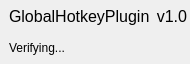
<?xml version="1.0" encoding="UTF-8"?>
<ui version="4.0">
 <class>PluginItem</class>
 <widget class="QWidget" name="PluginItem">
  <property name="geometry">
   <rect>
    <x>0</x>
    <y>0</y>
    <width>189</width>
    <height>64</height>
   </rect>
  </property>
  <property name="sizePolicy">
   <sizepolicy hsizetype="Expanding" vsizetype="Fixed">
    <horstretch>0</horstretch>
    <verstretch>0</verstretch>
   </sizepolicy>
  </property>
  <property name="minimumSize">
   <size>
    <width>0</width>
    <height>64</height>
   </size>
  </property>
  <property name="maximumSize">
   <size>
    <width>16777215</width>
    <height>64</height>
   </size>
  </property>
  <property name="windowTitle">
   <string>Form</string>
  </property>
  <property name="autoFillBackground">
   <bool>true</bool>
  </property>
  <layout class="QVBoxLayout" name="verticalLayout_2">
   <property name="spacing">
    <number>0</number>
   </property>
   <property name="leftMargin">
    <number>0</number>
   </property>
   <property name="topMargin">
    <number>0</number>
   </property>
   <property name="rightMargin">
    <number>0</number>
   </property>
   <property name="bottomMargin">
    <number>0</number>
   </property>
   <item>
    <widget class="QWidget" name="horizontalWidget_3" native="true">
     <property name="sizePolicy">
      <sizepolicy hsizetype="Preferred" vsizetype="Expanding">
       <horstretch>0</horstretch>
       <verstretch>0</verstretch>
      </sizepolicy>
     </property>
     <layout class="QHBoxLayout" name="horizontalLayout_3">
      <property name="leftMargin">
       <number>0</number>
      </property>
      <property name="topMargin">
       <number>0</number>
      </property>
      <property name="rightMargin">
       <number>0</number>
      </property>
      <property name="bottomMargin">
       <number>0</number>
      </property>
      <item>
       <widget class="QLabel" name="label_5">
        <property name="maximumSize">
         <size>
          <width>0</width>
          <height>0</height>
         </size>
        </property>
        <property name="styleSheet">
         <string notr="true">background: black;</string>
        </property>
        <property name="text">
         <string/>
        </property>
        <property name="scaledContents">
         <bool>true</bool>
        </property>
       </widget>
      </item>
      <item>
       <layout class="QVBoxLayout" name="verticalLayout">
        <property name="sizeConstraint">
         <enum>QLayout::SetDefaultConstraint</enum>
        </property>
        <property name="leftMargin">
         <number>3</number>
        </property>
        <property name="topMargin">
         <number>3</number>
        </property>
        <property name="rightMargin">
         <number>3</number>
        </property>
        <property name="bottomMargin">
         <number>3</number>
        </property>
        <item>
         <layout class="QHBoxLayout" name="horizontalLayout_2">
          <item>
           <widget class="QLabel" name="nameLabel">
            <property name="font">
             <font>
              <pointsize>12</pointsize>
             </font>
            </property>
            <property name="text">
             <string>GlobalHotkeyPlugin</string>
            </property>
           </widget>
          </item>
          <item>
           <widget class="QLabel" name="versionLabel">
            <property name="font">
             <font>
              <pointsize>12</pointsize>
             </font>
            </property>
            <property name="text">
             <string>v1.0</string>
            </property>
            <property name="alignment">
             <set>Qt::AlignRight|Qt::AlignTrailing|Qt::AlignVCenter</set>
            </property>
           </widget>
          </item>
         </layout>
        </item>
        <item>
         <layout class="QHBoxLayout" name="horizontalLayout">
          <property name="sizeConstraint">
           <enum>QLayout::SetMinimumSize</enum>
          </property>
          <item>
           <widget class="QLabel" name="verifiedLabel">
            <property name="text">
             <string>Verifying...</string>
            </property>
           </widget>
          </item>
         </layout>
        </item>
       </layout>
      </item>
     </layout>
    </widget>
   </item>
  </layout>
 </widget>
 <resources/>
 <connections/>
</ui>
